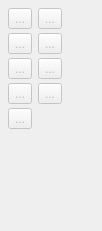
             <widget class="QWidget" name="arcs_Page">
              <property name="geometry">
               <rect>
                <x>0</x>
                <y>0</y>
                <width>102</width>
                <height>231</height>
               </rect>
              </property>
              <property name="sizePolicy">
               <sizepolicy hsizetype="Preferred" vsizetype="Maximum">
                <horstretch>0</horstretch>
                <verstretch>0</verstretch>
               </sizepolicy>
              </property>
              <property name="toolTip">
               <string>Tools for creating arcs.</string>
              </property>
              <attribute name="icon">
               <iconset>
                <normaloff>:/toolicon/32x32/arcs_toolbox.png</normaloff>:/toolicon/32x32/arcs_toolbox.png</iconset>
              </attribute>
              <attribute name="label">
               <string>Arc</string>
              </attribute>
              <attribute name="toolTip">
               <string>Arc</string>
              </attribute>
              <layout class="QFormLayout" name="formLayout_11">
               <property name="verticalSpacing">
                <number>4</number>
               </property>
               <property name="leftMargin">
                <number>8</number>
               </property>
               <property name="topMargin">
                <number>8</number>
               </property>
               <property name="rightMargin">
                <number>8</number>
               </property>
               <property name="bottomMargin">
                <number>8</number>
               </property>
               <item row="1" column="0">
                <widget class="QToolButton" name="arc_ToolButton">
                 <property name="enabled">
                  <bool>false</bool>
                 </property>
                 <property name="toolTip">
                  <string>Arc - Radius and Angles (Alt+A)</string>
                 </property>
                 <property name="text">
                  <string notr="true">...</string>
                 </property>
                 <property name="icon">
                  <iconset>
                   <normaloff>:/toolicon/32x32/arc.png</normaloff>:/toolicon/32x32/arc.png</iconset>
                 </property>
                 <property name="iconSize">
                  <size>
                   <width>32</width>
                   <height>32</height>
                  </size>
                 </property>
                 <property name="checkable">
                  <bool>true</bool>
                 </property>
                </widget>
               </item>
               <item row="1" column="1">
                <widget class="QToolButton" name="pointAlongArc_ToolButton">
                 <property name="enabled">
                  <bool>false</bool>
                 </property>
                 <property name="toolTip">
                  <string>Point - On Arc (O, A)</string>
                 </property>
                 <property name="text">
                  <string notr="true">...</string>
                 </property>
                 <property name="icon">
                  <iconset>
                   <normaloff>:/toolicon/32x32/arc_cut.png</normaloff>:/toolicon/32x32/arc_cut.png</iconset>
                 </property>
                 <property name="iconSize">
                  <size>
                   <width>32</width>
                   <height>32</height>
                  </size>
                 </property>
                 <property name="checkable">
                  <bool>true</bool>
                 </property>
                </widget>
               </item>
               <item row="2" column="0">
                <widget class="QToolButton" name="arcIntersectAxis_ToolButton">
                 <property name="enabled">
                  <bool>false</bool>
                 </property>
                 <property name="toolTip">
                  <string>Point - Intersect Arc and Axis (A, X)</string>
                 </property>
                 <property name="text">
                  <string notr="true">...</string>
                 </property>
                 <property name="icon">
                  <iconset>
                   <normaloff>:/toolicon/32x32/arc_intersect_axis.png</normaloff>:/toolicon/32x32/arc_intersect_axis.png</iconset>
                 </property>
                 <property name="iconSize">
                  <size>
                   <width>32</width>
                   <height>32</height>
                  </size>
                 </property>
                 <property name="checkable">
                  <bool>true</bool>
                 </property>
                </widget>
               </item>
               <item row="2" column="1">
                <widget class="QToolButton" name="pointOfIntersectionArcs_ToolButton">
                 <property name="enabled">
                  <bool>false</bool>
                 </property>
                 <property name="toolTip">
                  <string>Point - Intersect Arcs (I, A)</string>
                 </property>
                 <property name="text">
                  <string notr="true">...</string>
                 </property>
                 <property name="icon">
                  <iconset>
                   <normaloff>:/toolicon/32x32/point_of_intersection_arcs.png</normaloff>:/toolicon/32x32/point_of_intersection_arcs.png</iconset>
                 </property>
                 <property name="iconSize">
                  <size>
                   <width>32</width>
                   <height>32</height>
                  </size>
                 </property>
                 <property name="checkable">
                  <bool>true</bool>
                 </property>
                </widget>
               </item>
               <item row="3" column="0">
                <widget class="QToolButton" name="pointOfIntersectionCircles_ToolButton">
                 <property name="enabled">
                  <bool>false</bool>
                 </property>
                 <property name="toolTip">
                  <string>Point - Intersect Circles (Shift+I, Shift+C)</string>
                 </property>
                 <property name="text">
                  <string notr="true">...</string>
                 </property>
                 <property name="icon">
                  <iconset>
                   <normaloff>:/toolicon/32x32/point_of_intersection_circles.png</normaloff>:/toolicon/32x32/point_of_intersection_circles.png</iconset>
                 </property>
                 <property name="iconSize">
                  <size>
                   <width>32</width>
                   <height>32</height>
                  </size>
                 </property>
                 <property name="checkable">
                  <bool>true</bool>
                 </property>
                </widget>
               </item>
               <item row="3" column="1">
                <widget class="QToolButton" name="pointFromCircleAndTangent_ToolButton">
                 <property name="enabled">
                  <bool>false</bool>
                 </property>
                 <property name="toolTip">
                  <string>Point - Intersect Circle and Tangent (C, T)</string>
                 </property>
                 <property name="text">
                  <string notr="true">...</string>
                 </property>
                 <property name="icon">
                  <iconset>
                   <normaloff>:/toolicon/32x32/point_from_circle_and_tangent.png</normaloff>:/toolicon/32x32/point_from_circle_and_tangent.png</iconset>
                 </property>
                 <property name="iconSize">
                  <size>
                   <width>32</width>
                   <height>32</height>
                  </size>
                 </property>
                 <property name="checkable">
                  <bool>true</bool>
                 </property>
                </widget>
               </item>
               <item row="4" column="0">
                <widget class="QToolButton" name="pointFromArcAndTangent_ToolButton">
                 <property name="enabled">
                  <bool>false</bool>
                 </property>
                 <property name="toolTip">
                  <string>Point - Intersect Arc and Tangent (A, T)</string>
                 </property>
                 <property name="text">
                  <string notr="true">...</string>
                 </property>
                 <property name="icon">
                  <iconset>
                   <normaloff>:/toolicon/32x32/point_from_arc_and_tangent.png</normaloff>:/toolicon/32x32/point_from_arc_and_tangent.png</iconset>
                 </property>
                 <property name="iconSize">
                  <size>
                   <width>32</width>
                   <height>32</height>
                  </size>
                 </property>
                 <property name="checkable">
                  <bool>true</bool>
                 </property>
                </widget>
               </item>
               <item row="4" column="1">
                <widget class="QToolButton" name="arcWithLength_ToolButton">
                 <property name="enabled">
                  <bool>false</bool>
                 </property>
                 <property name="toolTip">
                  <string>Arc - Radius and Length (Alt+Shift+A)</string>
                 </property>
                 <property name="text">
                  <string notr="true">...</string>
                 </property>
                 <property name="icon">
                  <iconset>
                   <normaloff>:/toolicon/32x32/arc_with_length.png</normaloff>:/toolicon/32x32/arc_with_length.png</iconset>
                 </property>
                 <property name="iconSize">
                  <size>
                   <width>32</width>
                   <height>32</height>
                  </size>
                 </property>
                 <property name="checkable">
                  <bool>true</bool>
                 </property>
                </widget>
               </item>
               <item row="5" column="0">
                <widget class="QToolButton" name="ellipticalArc_ToolButton">
                 <property name="enabled">
                  <bool>false</bool>
                 </property>
                 <property name="toolTip">
                  <string>Arc - Elliptical (Alt+E)</string>
                 </property>
                 <property name="text">
                  <string notr="true">...</string>
                 </property>
                 <property name="icon">
                  <iconset>
                   <normaloff>:/toolicon/32x32/el_arc.png</normaloff>:/toolicon/32x32/el_arc.png</iconset>
                 </property>
                 <property name="iconSize">
                  <size>
                   <width>32</width>
                   <height>32</height>
                  </size>
                 </property>
                 <property name="checkable">
                  <bool>true</bool>
                 </property>
                </widget>
               </item>
              </layout>
             </widget>
